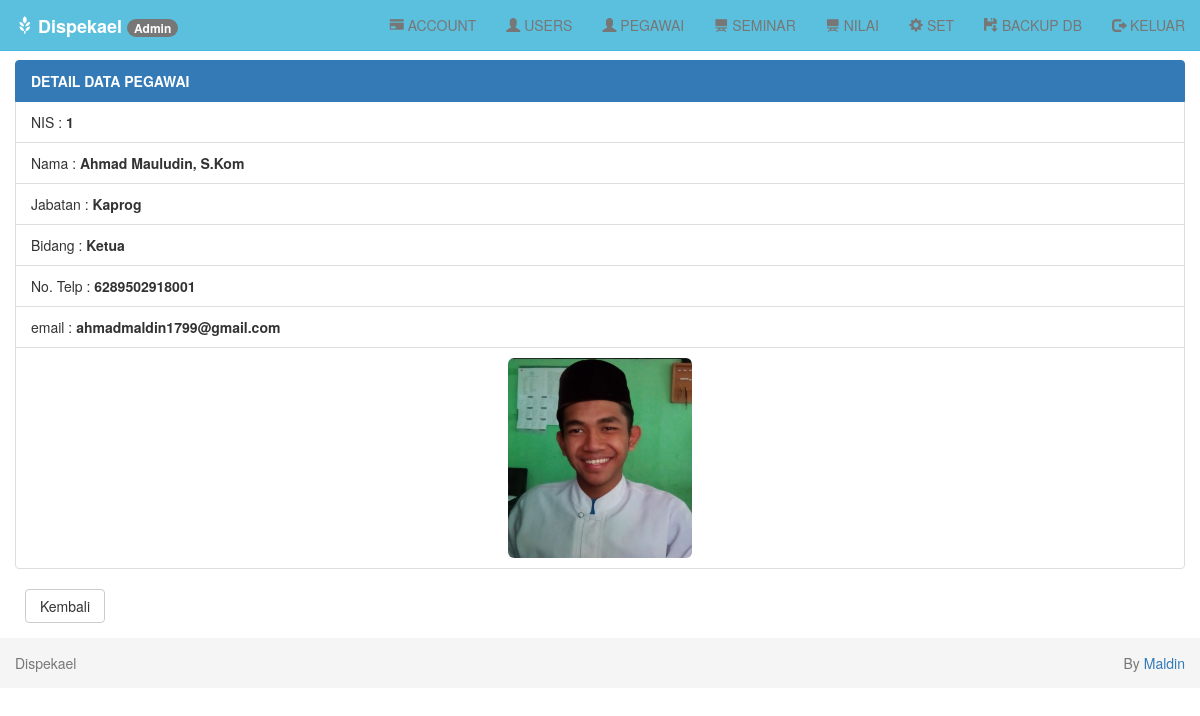
The page /index.php?page=pegawai-detail&id=1 (signed in) on the database its author committed.
### tables this page shows
CREATE TABLE `pegawai` (
  `nis` int(8) NOT NULL AUTO_INCREMENT,
  `nama` varchar(50) NOT NULL,
  `jabatan` varchar(30) NOT NULL,
  `bidang` varchar(50) NOT NULL,
  `telp` varchar(15) NOT NULL,
  `email` varchar(50) NOT NULL,
  `foto` varchar(255) NOT NULL,
  PRIMARY KEY (`nis`)
);

### pegawai/detail.php (the view, shortened to what this page needs)
<div class="row">
    <div class="col-md-12">
        <br>
        <?php
        if (isset($_GET['id'])) {
            $nis   = $_GET['id'];
            $query = mysqli_query($db, "SELECT * FROM pegawai WHERE nis='$nis'") or die('Query Error : ' . mysqli_error($db));
            while ($data  = mysqli_fetch_assoc($query)) {
                $nis        = $data['nis'];
                $nama       = $data['nama'];
                $jabatan    = $data['jabatan'];
                $bidang     = $data['bidang'];
                $telp       = $data['telp'];
                $email      = $data['email'];
                $foto       = $data['foto'];
            }
        }
        ?>
        <ul class="list-group">
            <li class="list-group-item active"><b>DETAIL DATA PEGAWAI</b></li>
            <li class="list-group-item">NIS : <b><?php echo $nis; ?></b></li>
            <li class="list-group-item">Nama : <b><?php echo $nama; ?></b></li>
            <li class="list-group-item">Jabatan : <b><?php echo $jabatan; ?></b></li>
            <li class="list-group-item">Bidang : <b><?php echo $bidang; ?></b></li>
            <li class="list-group-item">No. Telp : <b><?php echo $telp; ?></b></li>
            <li class="list-group-item">email : <b><?php echo $email; ?></b></li>
            <li class="list-group-item">
                <div class="text-center">
                    <?php echo "<img src='pegawai/gambar/$foto' width='auto' height='200' class='img-rounded' alt='Cinque Terre'>"; ?>
                </div>
            </li>
        </ul>
        <div class="form-group">
            <a href="?page=pegawai-tampil" class="btn btn-default btn-reset">Kembali</a>
        </div>
    </div>
</div>
</div>

### assets/css/style.css (style rules this page uses)
body { padding-top: 40px; }
.btn-reset { width: 80px; margin-left: 10px; }

### rows shown on the page
pegawai: nis "1", nama "Ahmad Mauludin, S.Kom", jabatan "Kaprog", bidang "Ketua", telp "6289502918001", email "ahmadmaldin1799@gmail.com", foto (picture)

### other values the page prints
$_SESSION['level'] "Admin"
